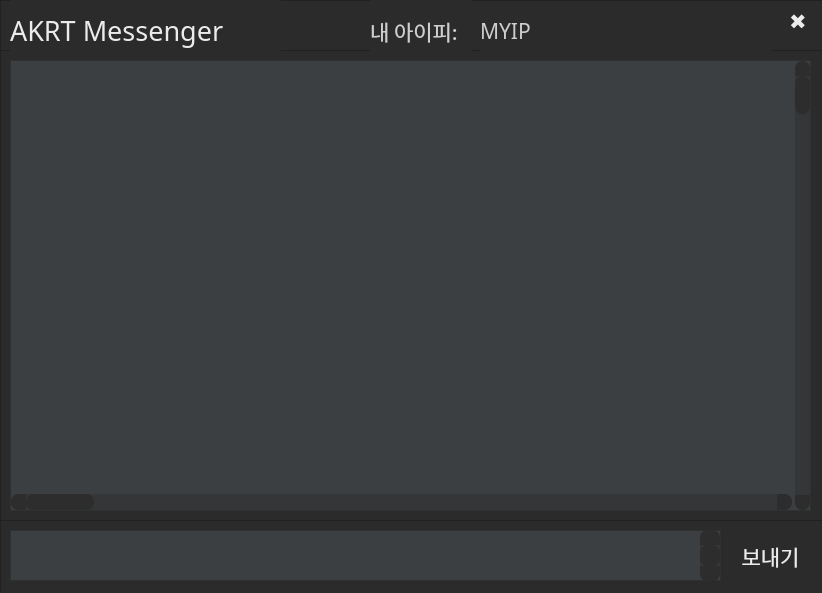
<?xml version="1.0" encoding="UTF-8"?>
<ui version="4.0">
 <class>MainWindow</class>
 <widget class="QMainWindow" name="MainWindow">
  <property name="enabled">
   <bool>true</bool>
  </property>
  <property name="geometry">
   <rect>
    <x>0</x>
    <y>0</y>
    <width>822</width>
    <height>593</height>
   </rect>
  </property>
  <property name="sizePolicy">
   <sizepolicy hsizetype="Fixed" vsizetype="Fixed">
    <horstretch>0</horstretch>
    <verstretch>0</verstretch>
   </sizepolicy>
  </property>
  <property name="minimumSize">
   <size>
    <width>822</width>
    <height>593</height>
   </size>
  </property>
  <property name="maximumSize">
   <size>
    <width>822</width>
    <height>593</height>
   </size>
  </property>
  <property name="font">
   <font>
    <family>SB 어그로 Bold</family>
   </font>
  </property>
  <property name="windowTitle">
   <string>MainWindow</string>
  </property>
  <property name="animated">
   <bool>false</bool>
  </property>
  <property name="dockOptions">
   <set>QMainWindow::AllowTabbedDocks</set>
  </property>
  <widget class="QWidget" name="centralwidget">
   <widget class="QFrame" name="textframe">
    <property name="geometry">
     <rect>
      <x>0</x>
      <y>50</y>
      <width>831</width>
      <height>471</height>
     </rect>
    </property>
    <property name="styleSheet">
     <string notr="true"> background-color:rgb(43, 43, 43)</string>
    </property>
    <property name="frameShape">
     <enum>QFrame::StyledPanel</enum>
    </property>
    <property name="frameShadow">
     <enum>QFrame::Raised</enum>
    </property>
    <widget class="QListView" name="chatview">
     <property name="geometry">
      <rect>
       <x>10</x>
       <y>10</y>
       <width>801</width>
       <height>451</height>
      </rect>
     </property>
     <property name="palette">
      <palette>
       <active>
        <colorrole role="Button">
         <brush brushstyle="SolidPattern">
          <color alpha="255">
           <red>60</red>
           <green>63</green>
           <blue>65</blue>
          </color>
         </brush>
        </colorrole>
        <colorrole role="Text">
         <brush brushstyle="SolidPattern">
          <color alpha="255">
           <red>243</red>
           <green>243</green>
           <blue>243</blue>
          </color>
         </brush>
        </colorrole>
        <colorrole role="Base">
         <brush brushstyle="SolidPattern">
          <color alpha="255">
           <red>60</red>
           <green>63</green>
           <blue>65</blue>
          </color>
         </brush>
        </colorrole>
        <colorrole role="Window">
         <brush brushstyle="SolidPattern">
          <color alpha="255">
           <red>60</red>
           <green>63</green>
           <blue>65</blue>
          </color>
         </brush>
        </colorrole>
        <colorrole role="Highlight">
         <brush brushstyle="SolidPattern">
          <color alpha="255">
           <red>206</red>
           <green>206</green>
           <blue>206</blue>
          </color>
         </brush>
        </colorrole>
       </active>
       <inactive>
        <colorrole role="Button">
         <brush brushstyle="SolidPattern">
          <color alpha="255">
           <red>60</red>
           <green>63</green>
           <blue>65</blue>
          </color>
         </brush>
        </colorrole>
        <colorrole role="Text">
         <brush brushstyle="SolidPattern">
          <color alpha="255">
           <red>243</red>
           <green>243</green>
           <blue>243</blue>
          </color>
         </brush>
        </colorrole>
        <colorrole role="Base">
         <brush brushstyle="SolidPattern">
          <color alpha="255">
           <red>60</red>
           <green>63</green>
           <blue>65</blue>
          </color>
         </brush>
        </colorrole>
        <colorrole role="Window">
         <brush brushstyle="SolidPattern">
          <color alpha="255">
           <red>60</red>
           <green>63</green>
           <blue>65</blue>
          </color>
         </brush>
        </colorrole>
        <colorrole role="Highlight">
         <brush brushstyle="SolidPattern">
          <color alpha="255">
           <red>206</red>
           <green>206</green>
           <blue>206</blue>
          </color>
         </brush>
        </colorrole>
       </inactive>
       <disabled>
        <colorrole role="Button">
         <brush brushstyle="SolidPattern">
          <color alpha="255">
           <red>60</red>
           <green>63</green>
           <blue>65</blue>
          </color>
         </brush>
        </colorrole>
        <colorrole role="Text">
         <brush brushstyle="SolidPattern">
          <color alpha="255">
           <red>120</red>
           <green>120</green>
           <blue>120</blue>
          </color>
         </brush>
        </colorrole>
        <colorrole role="Base">
         <brush brushstyle="SolidPattern">
          <color alpha="255">
           <red>60</red>
           <green>63</green>
           <blue>65</blue>
          </color>
         </brush>
        </colorrole>
        <colorrole role="Window">
         <brush brushstyle="SolidPattern">
          <color alpha="255">
           <red>60</red>
           <green>63</green>
           <blue>65</blue>
          </color>
         </brush>
        </colorrole>
        <colorrole role="Highlight">
         <brush brushstyle="SolidPattern">
          <color alpha="255">
           <red>206</red>
           <green>206</green>
           <blue>206</blue>
          </color>
         </brush>
        </colorrole>
       </disabled>
      </palette>
     </property>
     <property name="font">
      <font>
       <family>SB 어그로 Medium</family>
       <pointsize>14</pointsize>
      </font>
     </property>
     <property name="styleSheet">
      <string notr="true">background-color:rgb(60, 63, 65);
selection-background-color: rgb(206, 206, 206);</string>
     </property>
     <property name="editTriggers">
      <set>QAbstractItemView::NoEditTriggers</set>
     </property>
     <property name="showDropIndicator" stdset="0">
      <bool>false</bool>
     </property>
     <property name="verticalScrollMode">
      <enum>QAbstractItemView::ScrollPerPixel</enum>
     </property>
     <property name="horizontalScrollMode">
      <enum>QAbstractItemView::ScrollPerPixel</enum>
     </property>
     <property name="isWrapping" stdset="0">
      <bool>false</bool>
     </property>
     <property name="wordWrap">
      <bool>true</bool>
     </property>
    </widget>
    <widget class="QScrollBar" name="chatscroll">
     <property name="geometry">
      <rect>
       <x>795</x>
       <y>11</y>
       <width>15</width>
       <height>449</height>
      </rect>
     </property>
     <property name="styleSheet">
      <string notr="true">QScrollBar:vertical {
	border: none;
    background:rgb(52, 54, 56);
    width: 14px;
    margin: 15px 0 15px 0;
	border-radius: 0px;
 }

/*  HANDLE BAR VERTICAL */
QScrollBar::handle:vertical {	
	background-color: rgb(45, 45, 45);
	min-height: 30px;
	border-radius: 7px;
}
QScrollBar::handle:vertical:hover{	
	background-color: rgb(85, 85, 85);
}
QScrollBar::handle:vertical:pressed {	
	background-color: rgb(35, 35, 35);
}

/* BTN TOP - SCROLLBAR */
QScrollBar::sub-line:vertical {
	border: none;
	background-color: rgb(45, 45, 45);
	height: 15px;
	border-top-left-radius: 7px;
	border-top-right-radius: 7px;
	subcontrol-position: top;
	subcontrol-origin: margin;
}
QScrollBar::sub-line:vertical:hover {	
	background-color: rgb(85, 85, 85);
}
QScrollBar::sub-line:vertical:pressed {	
	background-color: rgb(35, 35, 35);
}

/* BTN BOTTOM - SCROLLBAR */
QScrollBar::add-line:vertical {
	border: none;
	background-color: rgb(45, 45, 45);
	height: 15px;
	border-bottom-left-radius: 7px;
	border-bottom-right-radius: 7px;
	subcontrol-position: bottom;
	subcontrol-origin: margin;
}
QScrollBar::add-line:vertical:hover {	
	background-color: rgb(85, 85, 85);
}
QScrollBar::add-line:vertical:pressed {	
	background-color: rgb(35, 35, 35);
}

/* RESET ARROW */
QScrollBar::up-arrow:vertical, QScrollBar::down-arrow:vertical {
	background: none;
}
QScrollBar::add-page:vertical, QScrollBar::sub-page:vertical {
	background: none;
}
</string>
     </property>
     <property name="orientation">
      <enum>Qt::Vertical</enum>
     </property>
    </widget>
    <widget class="QScrollBar" name="chatscroll2">
     <property name="geometry">
      <rect>
       <x>11</x>
       <y>444</y>
       <width>781</width>
       <height>16</height>
      </rect>
     </property>
     <property name="styleSheet">
      <string notr="true">QScrollBar:horizontal {
	border: none;
    background:rgb(52, 54, 56);
    height: 14px;
    margin: 0 15px 0 15px;
	border-radius: 0px;
 }

/*  HANDLE BAR horizontal */
QScrollBar::handle:horizontal {	
	background-color: rgb(45, 45, 45);
	min-width: 30px;
	border-radius: 7px;
}
QScrollBar::handle:horizontal:hover{	
	background-color: rgb(85, 85, 85);
}
QScrollBar::handle:horizontal:pressed {	
	background-color: rgb(35, 35, 35);
}

/* BTN TOP - SCROLLBAR */
QScrollBar::sub-line:horizontal {
	border: none;
	background-color: rgb(45, 45, 45);
	width: 15px;
	border-top-left-radius: 7px;
	border-bottom-left-radius: 7px;
	subcontrol-position: left;
	subcontrol-origin: margin;
}
QScrollBar::sub-line:horizontal:hover {	
	background-color: rgb(85, 85, 85);
}
QScrollBar::sub-line:horizontal:pressed {	
	background-color: rgb(35, 35, 35);
}

/* BTN BOTTOM - SCROLLBAR */
QScrollBar::add-line:horizontal {
	border: none;
	background-color: rgb(45, 45, 45);
	width: 15px;
	border-top-right-radius: 7px;
	border-bottom-right-radius: 7px;
	subcontrol-position: right;
	subcontrol-origin: margin;
}
QScrollBar::add-line:horizontal:hover {	
	background-color: rgb(85, 85, 85);
}
QScrollBar::add-line:horizontal:pressed {	
	background-color: rgb(35, 35, 35);
}

/* RESET ARROW */
QScrollBar::up-arrow:horizontal, QScrollBar::down-arrow:horizontal {
	background: none;
}
QScrollBar::add-page:horizontal, QScrollBar::sub-page:horizontal {
	background: none;
}
</string>
     </property>
     <property name="orientation">
      <enum>Qt::Horizontal</enum>
     </property>
    </widget>
   </widget>
   <widget class="QFrame" name="ipframe">
    <property name="geometry">
     <rect>
      <x>0</x>
      <y>0</y>
      <width>831</width>
      <height>51</height>
     </rect>
    </property>
    <property name="autoFillBackground">
     <bool>false</bool>
    </property>
    <property name="styleSheet">
     <string notr="true"> background-color:rgb(43, 43, 43)</string>
    </property>
    <property name="frameShape">
     <enum>QFrame::StyledPanel</enum>
    </property>
    <property name="frameShadow">
     <enum>QFrame::Raised</enum>
    </property>
    <widget class="QLabel" name="myip">
     <property name="geometry">
      <rect>
       <x>480</x>
       <y>5</y>
       <width>291</width>
       <height>51</height>
      </rect>
     </property>
     <property name="font">
      <font>
       <family>SB 어그로 Bold</family>
       <pointsize>16</pointsize>
      </font>
     </property>
     <property name="styleSheet">
      <string notr="true">color:rgb(206, 206, 206)</string>
     </property>
     <property name="text">
      <string>MYIP</string>
     </property>
    </widget>
    <widget class="QLabel" name="myip_t">
     <property name="geometry">
      <rect>
       <x>370</x>
       <y>0</y>
       <width>101</width>
       <height>61</height>
      </rect>
     </property>
     <property name="font">
      <font>
       <family>SB 어그로 Bold</family>
       <pointsize>16</pointsize>
      </font>
     </property>
     <property name="layoutDirection">
      <enum>Qt::LeftToRight</enum>
     </property>
     <property name="styleSheet">
      <string notr="true">color:rgb(206, 206, 206)</string>
     </property>
     <property name="text">
      <string>내 아이피:</string>
     </property>
    </widget>
    <widget class="QLabel" name="TITLE">
     <property name="geometry">
      <rect>
       <x>10</x>
       <y>0</y>
       <width>271</width>
       <height>61</height>
      </rect>
     </property>
     <property name="font">
      <font>
       <family>SB 어그로 Bold</family>
       <pointsize>20</pointsize>
      </font>
     </property>
     <property name="layoutDirection">
      <enum>Qt::LeftToRight</enum>
     </property>
     <property name="styleSheet">
      <string notr="true">color:rgb(235, 235, 235)</string>
     </property>
     <property name="text">
      <string>AKRT Messenger</string>
     </property>
    </widget>
    <widget class="QLabel" name="exit">
     <property name="geometry">
      <rect>
       <x>789</x>
       <y>10</y>
       <width>21</width>
       <height>21</height>
      </rect>
     </property>
     <property name="font">
      <font>
       <family>SB 어그로 Bold</family>
       <pointsize>16</pointsize>
      </font>
     </property>
     <property name="cursor">
      <cursorShape>PointingHandCursor</cursorShape>
     </property>
     <property name="layoutDirection">
      <enum>Qt::LeftToRight</enum>
     </property>
     <property name="styleSheet">
      <string notr="true">color:rgb(235, 235, 235)</string>
     </property>
     <property name="text">
      <string>✖</string>
     </property>
    </widget>
   </widget>
   <widget class="QFrame" name="sendframe">
    <property name="geometry">
     <rect>
      <x>0</x>
      <y>520</y>
      <width>831</width>
      <height>81</height>
     </rect>
    </property>
    <property name="styleSheet">
     <string notr="true"> background-color:rgb(43, 43, 43)</string>
    </property>
    <property name="frameShape">
     <enum>QFrame::StyledPanel</enum>
    </property>
    <property name="frameShadow">
     <enum>QFrame::Raised</enum>
    </property>
    <widget class="QLabel" name="send">
     <property name="geometry">
      <rect>
       <x>735</x>
       <y>20</y>
       <width>71</width>
       <height>31</height>
      </rect>
     </property>
     <property name="font">
      <font>
       <family>SB 어그로 Bold</family>
       <pointsize>16</pointsize>
      </font>
     </property>
     <property name="cursor">
      <cursorShape>PointingHandCursor</cursorShape>
     </property>
     <property name="mouseTracking">
      <bool>false</bool>
     </property>
     <property name="styleSheet">
      <string notr="true">color:rgb(235, 235, 235)</string>
     </property>
     <property name="text">
      <string>보내기</string>
     </property>
     <property name="alignment">
      <set>Qt::AlignCenter</set>
     </property>
     <property name="textInteractionFlags">
      <set>Qt::LinksAccessibleByMouse</set>
     </property>
    </widget>
    <widget class="QScrollBar" name="mychatscroll">
     <property name="geometry">
      <rect>
       <x>700</x>
       <y>10</y>
       <width>20</width>
       <height>51</height>
      </rect>
     </property>
     <property name="styleSheet">
      <string notr="true">QScrollBar:vertical {
	border: none;
    background:rgb(52, 54, 56);
    width: 14px;
    margin: 15px 0 15px 0;
	border-radius: 0px;
 }

/*  HANDLE BAR VERTICAL */
QScrollBar::handle:vertical {	
	background-color: rgb(45, 45, 45);
	min-height: 30px;
	border-radius: 7px;
}
QScrollBar::handle:vertical:hover{	
	background-color: rgb(85, 85, 85);
}
QScrollBar::handle:vertical:pressed {	
	background-color: rgb(35, 35, 35);
}

/* BTN TOP - SCROLLBAR */
QScrollBar::sub-line:vertical {
	border: none;
	background-color: rgb(45, 45, 45);
	height: 15px;
	border-top-left-radius: 7px;
	border-top-right-radius: 7px;
	subcontrol-position: top;
	subcontrol-origin: margin;
}
QScrollBar::sub-line:vertical:hover {	
	background-color: rgb(85, 85, 85);
}
QScrollBar::sub-line:vertical:pressed {	
	background-color: rgb(35, 35, 35);
}

/* BTN BOTTOM - SCROLLBAR */
QScrollBar::add-line:vertical {
	border: none;
	background-color: rgb(45, 45, 45);
	height: 15px;
	border-bottom-left-radius: 7px;
	border-bottom-right-radius: 7px;
	subcontrol-position: bottom;
	subcontrol-origin: margin;
}
QScrollBar::add-line:vertical:hover {	
	background-color: rgb(85, 85, 85);
}
QScrollBar::add-line:vertical:pressed {	
	background-color: rgb(35, 35, 35);
}

/* RESET ARROW */
QScrollBar::up-arrow:vertical, QScrollBar::down-arrow:vertical {
	background: none;
}
QScrollBar::add-page:vertical, QScrollBar::sub-page:vertical {
	background: none;
}
</string>
     </property>
     <property name="orientation">
      <enum>Qt::Vertical</enum>
     </property>
    </widget>
    <widget class="QPlainTextEdit" name="mychat">
     <property name="enabled">
      <bool>true</bool>
     </property>
     <property name="geometry">
      <rect>
       <x>10</x>
       <y>10</y>
       <width>711</width>
       <height>51</height>
      </rect>
     </property>
     <property name="palette">
      <palette>
       <active>
        <colorrole role="Button">
         <brush brushstyle="SolidPattern">
          <color alpha="255">
           <red>60</red>
           <green>63</green>
           <blue>65</blue>
          </color>
         </brush>
        </colorrole>
        <colorrole role="Text">
         <brush brushstyle="SolidPattern">
          <color alpha="255">
           <red>243</red>
           <green>243</green>
           <blue>243</blue>
          </color>
         </brush>
        </colorrole>
        <colorrole role="Base">
         <brush brushstyle="SolidPattern">
          <color alpha="255">
           <red>60</red>
           <green>63</green>
           <blue>65</blue>
          </color>
         </brush>
        </colorrole>
        <colorrole role="Window">
         <brush brushstyle="SolidPattern">
          <color alpha="255">
           <red>60</red>
           <green>63</green>
           <blue>65</blue>
          </color>
         </brush>
        </colorrole>
       </active>
       <inactive>
        <colorrole role="Button">
         <brush brushstyle="SolidPattern">
          <color alpha="255">
           <red>60</red>
           <green>63</green>
           <blue>65</blue>
          </color>
         </brush>
        </colorrole>
        <colorrole role="Text">
         <brush brushstyle="SolidPattern">
          <color alpha="255">
           <red>243</red>
           <green>243</green>
           <blue>243</blue>
          </color>
         </brush>
        </colorrole>
        <colorrole role="Base">
         <brush brushstyle="SolidPattern">
          <color alpha="255">
           <red>60</red>
           <green>63</green>
           <blue>65</blue>
          </color>
         </brush>
        </colorrole>
        <colorrole role="Window">
         <brush brushstyle="SolidPattern">
          <color alpha="255">
           <red>60</red>
           <green>63</green>
           <blue>65</blue>
          </color>
         </brush>
        </colorrole>
       </inactive>
       <disabled>
        <colorrole role="Button">
         <brush brushstyle="SolidPattern">
          <color alpha="255">
           <red>60</red>
           <green>63</green>
           <blue>65</blue>
          </color>
         </brush>
        </colorrole>
        <colorrole role="Text">
         <brush brushstyle="SolidPattern">
          <color alpha="255">
           <red>120</red>
           <green>120</green>
           <blue>120</blue>
          </color>
         </brush>
        </colorrole>
        <colorrole role="Base">
         <brush brushstyle="SolidPattern">
          <color alpha="255">
           <red>60</red>
           <green>63</green>
           <blue>65</blue>
          </color>
         </brush>
        </colorrole>
        <colorrole role="Window">
         <brush brushstyle="SolidPattern">
          <color alpha="255">
           <red>60</red>
           <green>63</green>
           <blue>65</blue>
          </color>
         </brush>
        </colorrole>
       </disabled>
      </palette>
     </property>
     <property name="font">
      <font>
       <family>SB 어그로 Light</family>
       <pointsize>12</pointsize>
      </font>
     </property>
     <property name="cursor" stdset="0">
      <cursorShape>IBeamCursor</cursorShape>
     </property>
     <property name="mouseTracking">
      <bool>true</bool>
     </property>
     <property name="styleSheet">
      <string notr="true"> background-color:rgb(60, 63, 65)</string>
     </property>
     <property name="plainText">
      <string/>
     </property>
     <property name="placeholderText">
      <string>AKRT 서버에 메시지 보내기</string>
     </property>
    </widget>
    <zorder>mychat</zorder>
    <zorder>send</zorder>
    <zorder>mychatscroll</zorder>
   </widget>
  </widget>
 </widget>
 <resources/>
 <connections/>
</ui>
